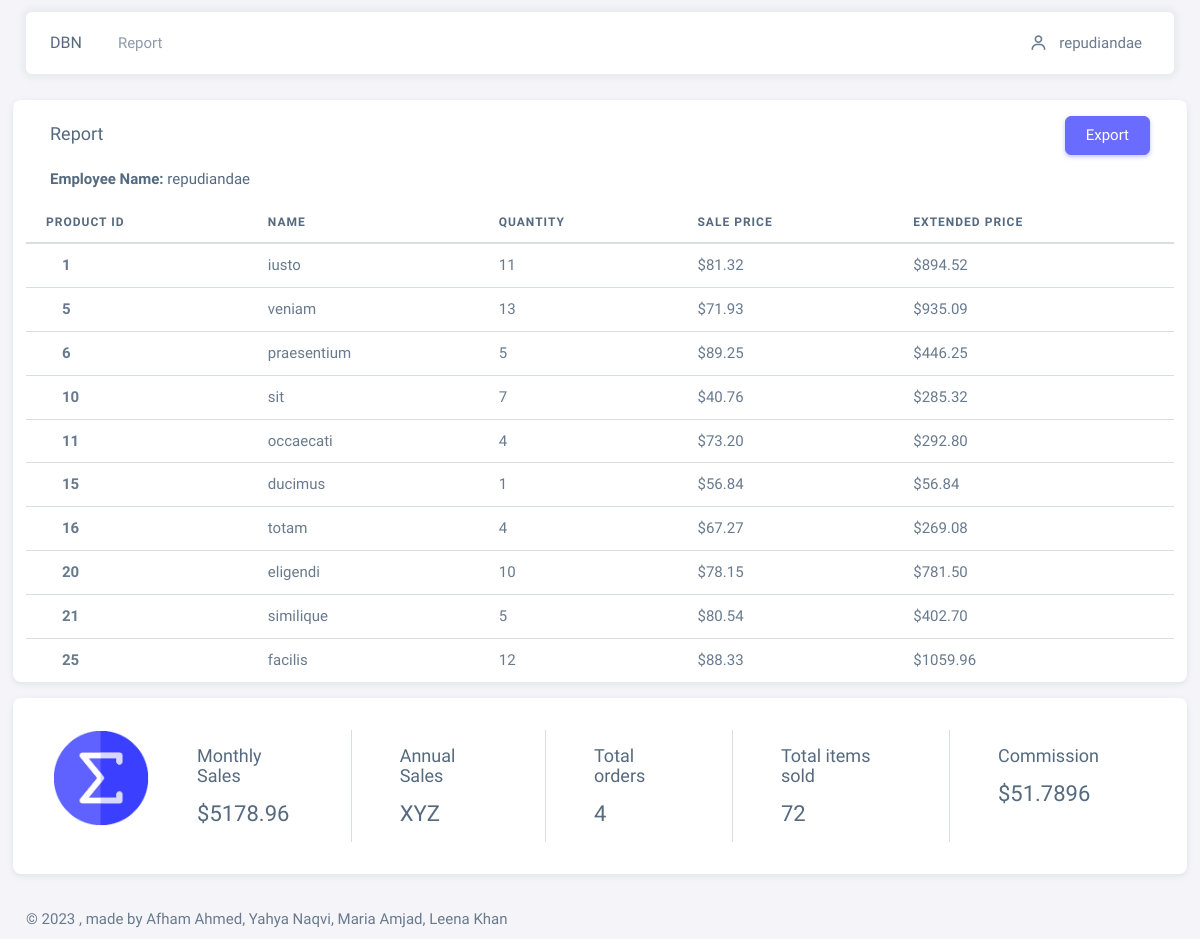
The page /report.php (signed in) on the database its author committed.
### tables this page shows
CREATE TABLE `employees` (
  `id` int(11) NOT NULL,
  `status` tinyint(4) NOT NULL,
  `name` varchar(255) NOT NULL,
  `email` varchar(255) NOT NULL,
  `password` varchar(255) NOT NULL,
  `image` varchar(255) NOT NULL,
  `phone` varchar(15) NOT NULL,
  `country` varchar(255) NOT NULL,
  `city` varchar(255) NOT NULL,
  `address` varchar(255) NOT NULL,
  `monthly_target` int(11) NOT NULL,
  `created_at` timestamp NOT NULL DEFAULT current_timestamp()
);

CREATE TABLE `products` (
  `id` int(11) NOT NULL,
  `name` varchar(255) NOT NULL,
  `cost` decimal(10,2) NOT NULL,
  `price` decimal(11,2) NOT NULL,
  `quantity` int(11) NOT NULL,
  `description` varchar(255) NOT NULL,
  `status` tinyint(4) NOT NULL DEFAULT 1,
  `created_at` timestamp NOT NULL DEFAULT current_timestamp()
);

### src/functions/myfunctions.php (called while the page is built, shortened)
<?php
require_once("config.php");
function employee_report($id, $by = "MONTH"){
    global $conn;
    $format = ($by == "MONTH") ? "MONTH" : "YEAR";
    $view_query = "
    SELECT
        products.id AS product_id,
        products.name AS product_name,
        SUM(order_items.quantity) AS units_sold,
        products.price as unit_price,
        products.price*SUM(order_items.quantity) as extended_price,
        employees.name AS employee_name
    FROM order_items
    JOIN products ON order_items.product_id = products.id
    JOIN sales_order ON sales_order.id = order_items.sales_order_id
    JOIN employees on employees.id = sales_order.employee_id
    WHERE $format(sales_order.order_date) = $format(CURDATE()) and employees.id = $id
    GROUP BY order_items.product_id, sales_order.employee_id;
    ";
    return mysqli_query($conn, $view_query);
}
function getEmpNameById($id)
{
    global $conn;
    $view_query = "select name from employees where id = $id";
    return (mysqli_query($conn, $view_query));
}
function getTotalOrders($id)
{
    global $conn;
    $view_query = "select count(id) as count from sales_order where employee_id = $id";
    return (mysqli_query($conn, $view_query));
}
function getTotalItemsSold($id)
{
    $items_sold=0;
    $report = employee_report($id);
    while($row = mysqli_fetch_assoc($report))
    {
        $items_sold=$items_sold+$row['units_sold'];
    }
    return $items_sold;
}
function calcCommission($id, $by="MONTH")
{
    global $conn;
    $view_query = "
    SELECT
    products.price*SUM(order_items.quantity) as monthly_sales
    FROM order_items
    JOIN products ON order_items.product_id = products.id
    JOIN sales_order ON sales_order.id = order_items.sales_order_id
    JOIN employees on employees.id = sales_order.employee_id
    WHERE MONTH(sales_order.order_date) = MONTH(CURDATE()) and employees.id = $id;
    ";
    $result=mysqli_query($conn, $view_query);
    $monthly_sales=mysqli_fetch_assoc($result)['monthly_sales'];
    $Comm=$monthly_sales*.01;
    return $Comm;
}

### src/report.php (the view, shortened to what this page needs)
<!DOCTYPE html>
<html lang="en">
<?php
include_once('includes/header.php');
?>
<body>
    <div class="layout-wrapper layout-content-navbar">
      <div class="layout-container">
        <div class="layout-page">
        <?php
        include_once('includes/navbar.php');
        ?>
          <div class="content-wrapper">
            <div class="container-xxl flex-grow-1 container-p-y">
              <div class="row">
                <div class="card">
                    <div class="d-flex justify-content-between">
                      <h5 class="card-header">Report</h5>
                      <div class="my-3 me-4">
                        <a href="pdf_maker.php?EMP_ID=<?= $_SESSION['auth_user']['userid']; ?>&ACTION=VIEW">
                          <button class="btn btn-primary d-grid w-100 export_btn" type="submit">Export</button>
                        </a>
                      </div>
                    </div>
                    <div class="mx-4">
                      <?php $name=mysqli_fetch_assoc(getEmpNameById($_SESSION['auth_user']['userid'])); ?>
                      <h6><strong>Employee Name:</strong> <?= $name['name'] ?></h6>
                    </div>
                    <div class="table-responsive text-nowrap">
                      <table class="table table-hover">
                        <thead>
                          <tr>
                            <th>Product ID</th>
                            <th>Name</th>
                            <th>Quantity</th>
                            <th>Sale Price</th>
                            <th>Extended Price</th>
                          </tr>
                        </thead>
                        <tbody class="table-border-bottom-0">
                          <?php
                          $user_id = $_SESSION['auth_user']['userid'];
                          $report = employee_report($user_id);
                          if(mysqli_num_rows($report)){
                          while($row = mysqli_fetch_assoc($report))
                          {
                          ?>
                          <tr>
                            <td><i class="fab fa-angular fa-lg text-danger me-3"></i> <strong><?= $row['product_id'] ?></strong></td>
                            <td><?= $row['product_name'] ?></td>
                            <td><?= $row['units_sold'] ?></td>
                            <td>$<?= $row['unit_price'] ?></td>
                            <td>$<?= $row['extended_price'] ?></td>
                          </tr>
                          <?php
                          }}else{
                            ?>
                            <tr>
                              <td class ="text-center" colspan="5" style="height: 300px;" >No Data Found</td>
                            </tr>
                            <?php
                          }
                          ?>
                        </tbody>
                      </table>
                    </div>
                  </div>
                  <?php if(mysqli_num_rows($report )> 0): ?>
                  <?php
                  $monthly_sales=monthly_sales($user_id);
                  $orders=getTotalOrders($user_id);
                  $total_orders=mysqli_fetch_assoc($orders)['count'];
                  $items_sold=getTotalItemsSold($user_id);
                  $commision=calcCommission($user_id);
                  ?>
                  <div class="card mt-3 px-3 py-2 col-12" style="font-size: 13px;">
                    <div class="card-body d-flex">
                      <div class="flex-shrink-0">
                        <img
                          src="../assets/img/icons/unicons/sum.png"
                          alt="chart success"
                          class="rounded"
                          style="width: 6rem;"
                        />
                      </div>
                      <div class="border-end px-5">
                        <h5 class="mt-3">Monthly Sales </h5>
                        <h4>$<?= $monthly_sales ?></h4>
                      </div>
                      <div class="border-end px-5">
                        <h5 class="mt-3">Annual Sales </h5>
                        <h4><?= 'XYZ' ?></h4>
                      </div>
                      <div class="border-end px-5">
                        <h5 class="mt-3">Total orders </h5>
                        <h4><?= $total_orders; ?></h4>
                      </div>
                      <div class="border-end px-5">
                        <h5 class="mt-3">Total items sold </h5>
                        <h4><?= $items_sold; ?></h4>
                      </div>
                      <div class="px-5">
                        <h5 class="mt-3">Commission </h5>
                        <h4>$<?= $commision ?></h4>
                      </div>
                    </div>
                  </div>
                  <?php endif; ?>
                </div>
              </div>
            <?php
            include_once('includes/footer.php');
            ?>
        </div>
        </div>
      </div>
    </div>
</body>
</html>

### src/includes/header.php (shortened to what this page needs)
<head>
    <link rel="stylesheet" href="../assets/vendor/fonts/boxicons.css" />
    <link rel="stylesheet" href="../assets/vendor/css/core.css" class="template-customizer-core-css" />
    <link rel="stylesheet" href="../assets/vendor/css/theme-default.css" class="template-customizer-theme-css" />
    <link rel="stylesheet" href="../assets/vendor/libs/perfect-scrollbar/perfect-scrollbar.css" />
    <link rel="stylesheet" href="../assets/vendor/css/pages/page-auth.css" />
  </head>

### src/includes/navbar.php (shortened to what this page needs)
<nav
  class="layout-navbar container-xxl navbar navbar-expand-xl navbar-detached align-items-center bg-navbar-theme"
  id="layout-navbar"
>
  <div class="navbar-nav-right d-flex align-items-center" >
      <a class="navbar-brand" href="index.php">DBN</a>
      <a class="nav-link" aria-current="page" href="<?= ($_SESSION['role_as']) ? ('manager_report.php') : ('report.php');?> ">Report</a>
    <ul class="navbar-nav flex-row align-items-center ms-auto">
      <li class="nav-item navbar-dropdown dropdown-user dropdown">
        <a class="nav-link dropdown-toggle hide-arrow" href="javascript:void(0);" data-bs-toggle="dropdown">
        <i class="bx bx-user me-2"></i> <?= $_SESSION['auth_user']['name'] ?>
        </a>
      </li>
    </ul>
  </div>
</nav>

### src/includes/footer.php (shortened to what this page needs)
<footer class="content-footer footer bg-footer-theme">
    <div class="container-xxl d-flex flex-wrap justify-content-between py-2 flex-md-row flex-column">
    <div class="mb-2 mb-md-0">
        ©
        , made by
        Afham Ahmed, Yahya Naqvi, Maria Amjad, Leena Khan
    </div>
    </div>
</footer>

### rows shown on the page
employees: name "repudiandae"
products: id "1", name "iusto", units_sold "11", price "81.32", extended_price "894.52"
products: id "5", name "veniam", units_sold "13", price "71.93", extended_price "935.09"
products: id "6", name "praesentium", units_sold "5", price "89.25", extended_price "446.25"
products: id "10", name "sit", units_sold "7", price "40.76", extended_price "285.32"
products: id "11", name "occaecati", units_sold "4", price "73.20", extended_price "292.80"
products: id "15", name "ducimus", units_sold "1", price "56.84", extended_price "56.84"
products: id "16", name "totam", units_sold "4", price "67.27", extended_price "269.08"
products: id "20", name "eligendi", units_sold "10", price "78.15", extended_price "781.50"
products: id "21", name "similique", units_sold "5", price "80.54", extended_price "402.70"
products: id "25", name "facilis", units_sold "12", price "88.33", extended_price "1059.96"

### other values the page prints
$_SESSION['auth_user']['name'] "repudiandae"
$monthly_sales "5178.96"
$total_orders "4"
$items_sold "72"
$commision "51.7896"
